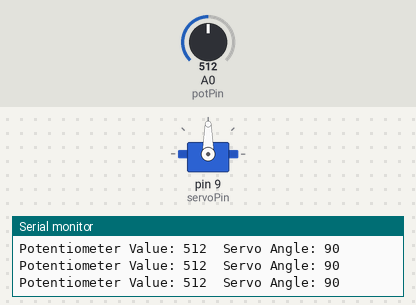
This sketch was run on a simulated Arduino Uno, built with avr-gcc and run on an emulated ATmega328P. Shown: servo, the last lines printed to the serial monitor. The test bench sets the inputs (shaded band); at power-on: A0 (potPin) = 512.

Above: at 1.2 s.
1.3 s: A0 (potPin) set to 556
At 2.3 s:
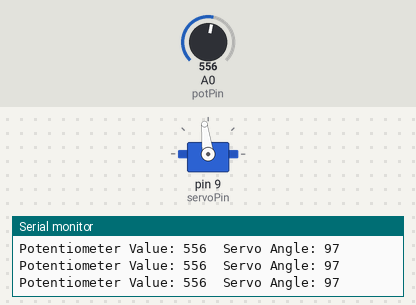
4.3 s: A0 (potPin) set to 581
At 5.5 s:
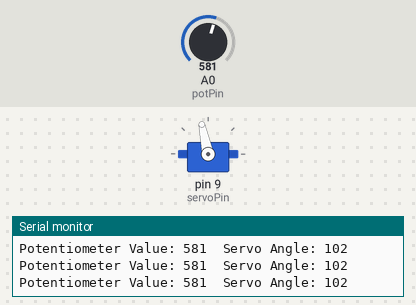
5.8 s: A0 (potPin) set to 986
At 7.0 s:
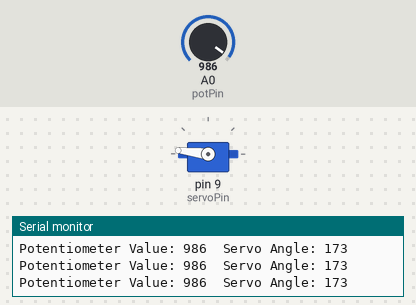
7.3 s: A0 (potPin) set to 1009
At 8.3 s:
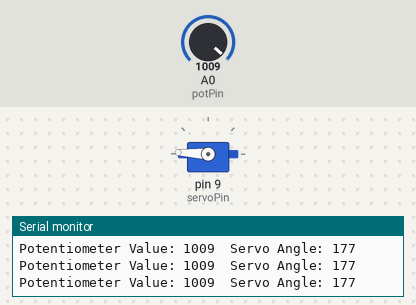
8.8 s: A0 (potPin) set to 900
At 9.3 s:
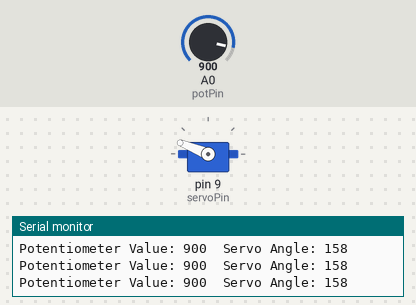
10.3 s: A0 (potPin) set to 1023
At 10.8 s:
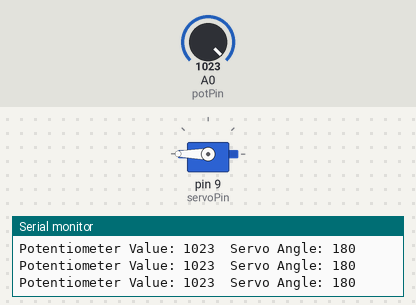
Timing chart, 0 to 12.8 s (numbered marks = the images above; inputs shaded):
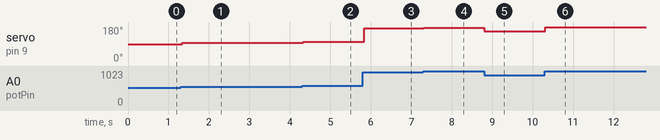

Measured:
- after the input at 1.3 s, servo on pin 9 (servoPin): 90° → 97° at once
- after the input at 4.3 s, servo on pin 9 (servoPin): 97° → 102° at once
- after the input at 5.8 s, servo on pin 9 (servoPin): 102° → 173° at once
- after the input at 7.3 s, servo on pin 9 (servoPin): 173° → 177° at once
- after the input at 8.8 s, servo on pin 9 (servoPin): 177° → 158° at once
- after the input at 10.3 s, servo on pin 9 (servoPin): 158° → 180° at once

The sketch:

Percobaan_3.ino
```cpp
#include <Servo.h>   // Library untuk kontrol servo

int potPin = A0;     // Pin analog tempat potensiometer terhubung
int potValue = 0;    // Variabel untuk menyimpan nilai potensiometer
int servoPin = 9;    // Pin PWM tempat servo terhubung
int servoAngle = 0;  // Variabel untuk menyimpan sudut servo

Servo myServo;       // Membuat objek servo

void setup() {
  myServo.attach(servoPin);  // Menghubungkan servo ke pin PWM
  Serial.begin(9600);        // Memulai komunikasi serial pada baud rate 9600
}

void loop() {
  potValue = analogRead(potPin);         // Membaca nilai dari potensiometer (0 hingga 1023)

  // Mengonversi nilai potensiometer (0-1023) menjadi sudut servo (0-180)
  servoAngle = map(potValue, 0, 1023, 0, 180);

  myServo.write(servoAngle);             // Mengatur posisi servo sesuai sudut
  Serial.print("Potentiometer Value: ");
  Serial.print(potValue);                // Menampilkan nilai potensiometer
  Serial.print("  Servo Angle: ");
  Serial.println(servoAngle);            // Menampilkan sudut servo

  delay(15);  // Menunggu sedikit sebelum melakukan pembacaan lagi
}
```
